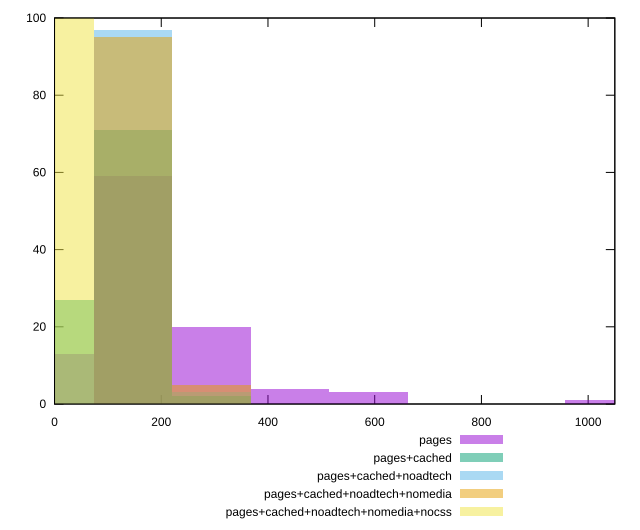

Here is the gnuplot script that generated this plot:
reset

$pages <<EOF
0 13
294.1814455988402 20
147.0907227994201 59
441.2721683982603 4
588.3628911976804 3
1029.6350595959407 1
EOF

$pagesCached <<EOF
147.0907227994201 71
0 27
294.1814455988402 2
EOF

$pagesCachedNoadtech <<EOF
147.0907227994201 97
294.1814455988402 3
EOF

$pagesCachedNoadtechNomedia <<EOF
147.0907227994201 95
294.1814455988402 5
EOF

$pagesCachedNoadtechNomediaNocss <<EOF
0 100
EOF

set key outside below
set boxwidth 147.0907227994201
set xrange [0:1050]
set yrange [0:100]
set trange [0:100]
set style fill transparent solid 0.5 noborder
set terminal svg size 640, 530 enhanced background rgb 'white'
set output "report_00009_2021-02-08T22-37-41.559Z/unused-css-rules/comparison/histogram/all_raw.svg"

plot $pages title "pages" with boxes, \
     $pagesCached title "pages+cached" with boxes, \
     $pagesCachedNoadtech title "pages+cached+noadtech" with boxes, \
     $pagesCachedNoadtechNomedia title "pages+cached+noadtech+nomedia" with boxes, \
     $pagesCachedNoadtechNomediaNocss title "pages+cached+noadtech+nomedia+nocss" with boxes

reset
